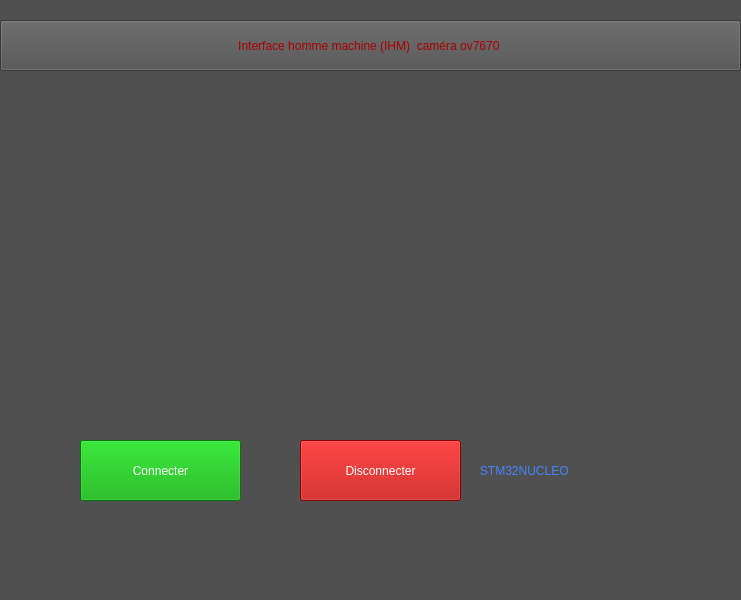
<?xml version="1.0" encoding="UTF-8"?>
<ui version="4.0">
 <class>MainWindow</class>
 <widget class="QMainWindow" name="MainWindow">
  <property name="geometry">
   <rect>
    <x>0</x>
    <y>0</y>
    <width>741</width>
    <height>600</height>
   </rect>
  </property>
  <property name="windowTitle">
   <string>MainWindow</string>
  </property>
  <property name="styleSheet">
   <string notr="true">background-color: rgb(146, 171, 255);
background-color: rgb(80, 80, 80);
color: rgb(104, 104, 104);</string>
  </property>
  <widget class="QWidget" name="centralwidget">
   <widget class="QLabel" name="imageLabel">
    <property name="geometry">
     <rect>
      <x>90</x>
      <y>100</y>
      <width>301</width>
      <height>271</height>
     </rect>
    </property>
    <property name="styleSheet">
     <string notr="true">border-color: qlineargradient(spread:pad, x1:0, y1:0, x2:1, y2:0, stop:0 rgba(0, 0, 0, 255), stop:1 rgba(255, 255, 255, 255));</string>
    </property>
    <property name="text">
     <string/>
    </property>
   </widget>
   <widget class="QLabel" name="label_2">
    <property name="geometry">
     <rect>
      <x>460</x>
      <y>440</y>
      <width>211</width>
      <height>61</height>
     </rect>
    </property>
    <property name="styleSheet">
     <string notr="true">font: 700 14pt &quot;Segoe UI&quot;;
color: rgb(66, 132, 255);</string>
    </property>
    <property name="text">
     <string>      STM32NUCLEO</string>
    </property>
   </widget>
   <widget class="QLabel" name="label_3">
    <property name="geometry">
     <rect>
      <x>400</x>
      <y>130</y>
      <width>301</width>
      <height>231</height>
     </rect>
    </property>
    <property name="styleSheet">
     <string notr="true">image: url(:/img/img1.png);</string>
    </property>
    <property name="text">
     <string/>
    </property>
   </widget>
   <widget class="QPushButton" name="connecter">
    <property name="geometry">
     <rect>
      <x>80</x>
      <y>440</y>
      <width>161</width>
      <height>61</height>
     </rect>
    </property>
    <property name="styleSheet">
     <string notr="true">font: 700 10pt &quot;Segoe UI&quot;;
background-color: rgb(0, 170, 0);
color: rgb(255, 255, 255);</string>
    </property>
    <property name="text">
     <string>Connecter</string>
    </property>
   </widget>
   <widget class="QPushButton" name="disconnecter">
    <property name="geometry">
     <rect>
      <x>300</x>
      <y>440</y>
      <width>161</width>
      <height>61</height>
     </rect>
    </property>
    <property name="styleSheet">
     <string notr="true">font: 700 10pt &quot;Segoe UI&quot;;
color: rgb(255, 255, 255);
background-color: rgb(184, 0, 0);</string>
    </property>
    <property name="text">
     <string>Disconnecter</string>
    </property>
   </widget>
   <widget class="QPushButton" name="pushButton_3">
    <property name="geometry">
     <rect>
      <x>0</x>
      <y>20</y>
      <width>741</width>
      <height>51</height>
     </rect>
    </property>
    <property name="styleSheet">
     <string notr="true">font: 700 10pt &quot;Segoe UI&quot;;
color: rgb(170, 0, 0);</string>
    </property>
    <property name="text">
     <string>Interface homme machine (IHM)  caméra ov7670 </string>
    </property>
   </widget>
  </widget>
  <widget class="QMenuBar" name="menubar">
   <property name="geometry">
    <rect>
     <x>0</x>
     <y>0</y>
     <width>741</width>
     <height>26</height>
    </rect>
   </property>
  </widget>
  <widget class="QStatusBar" name="statusbar"/>
 </widget>
 <resources/>
 <connections/>
</ui>
